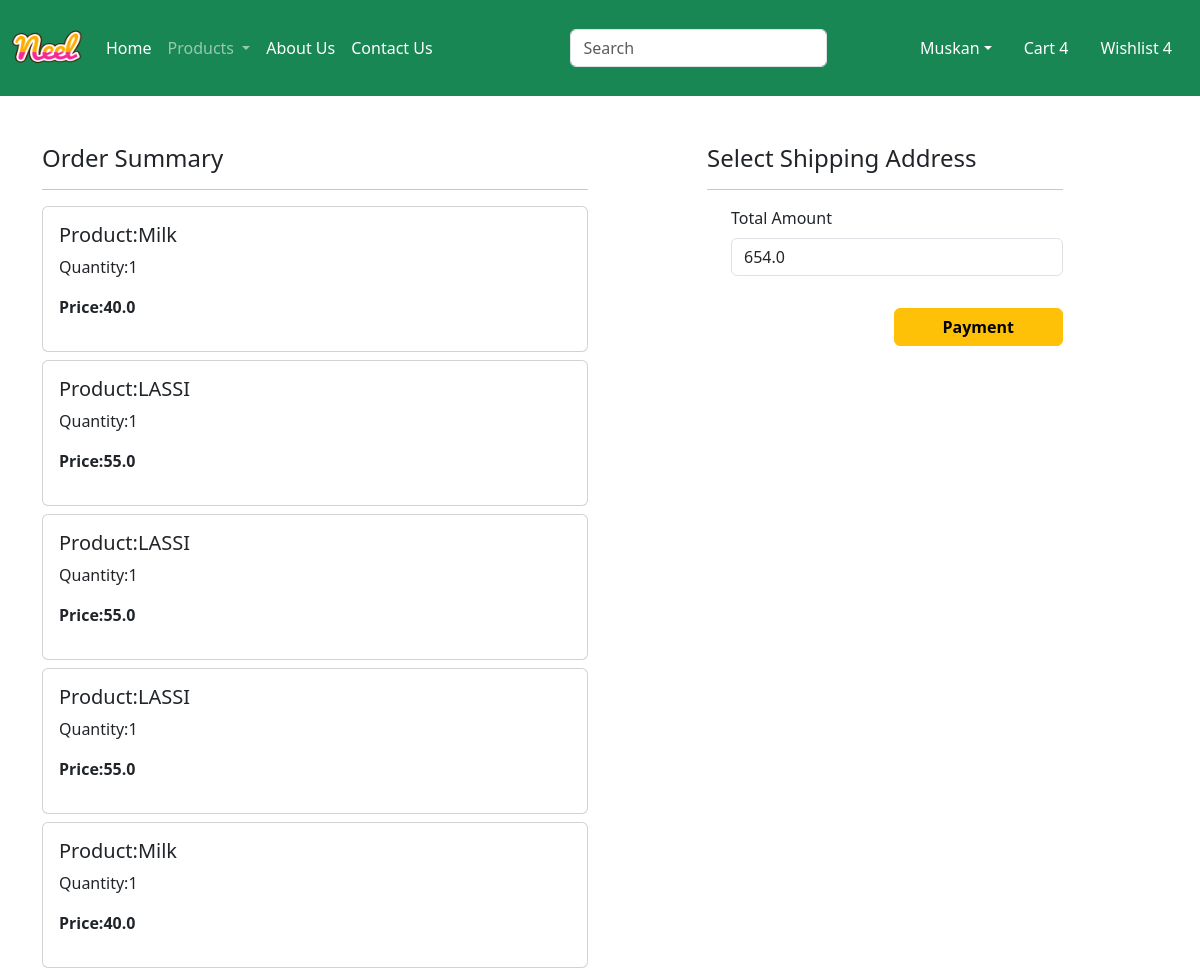
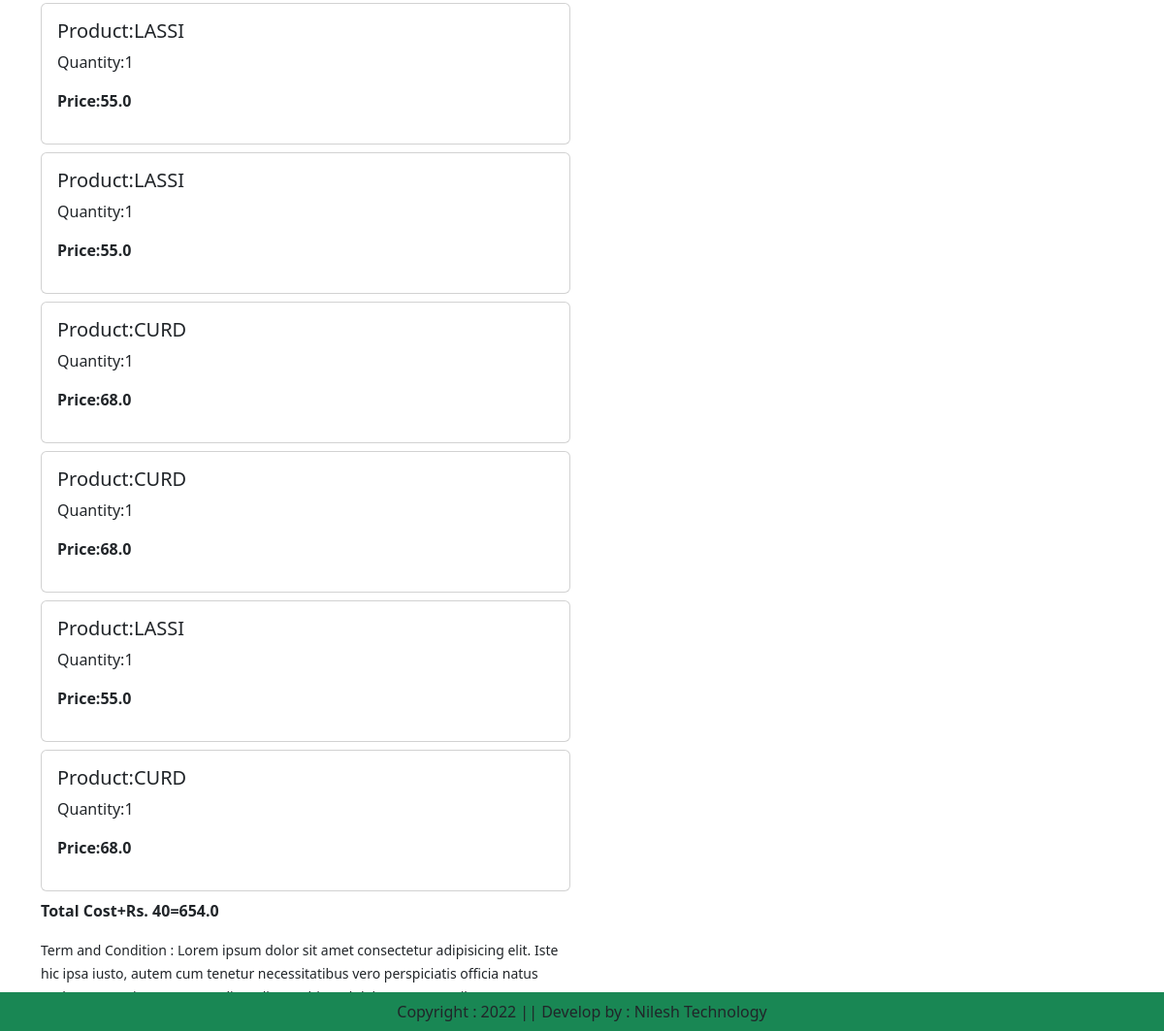
/checkout/ (signed in), run on an earlier commit of the app's database (2 pictures, top to bottom).
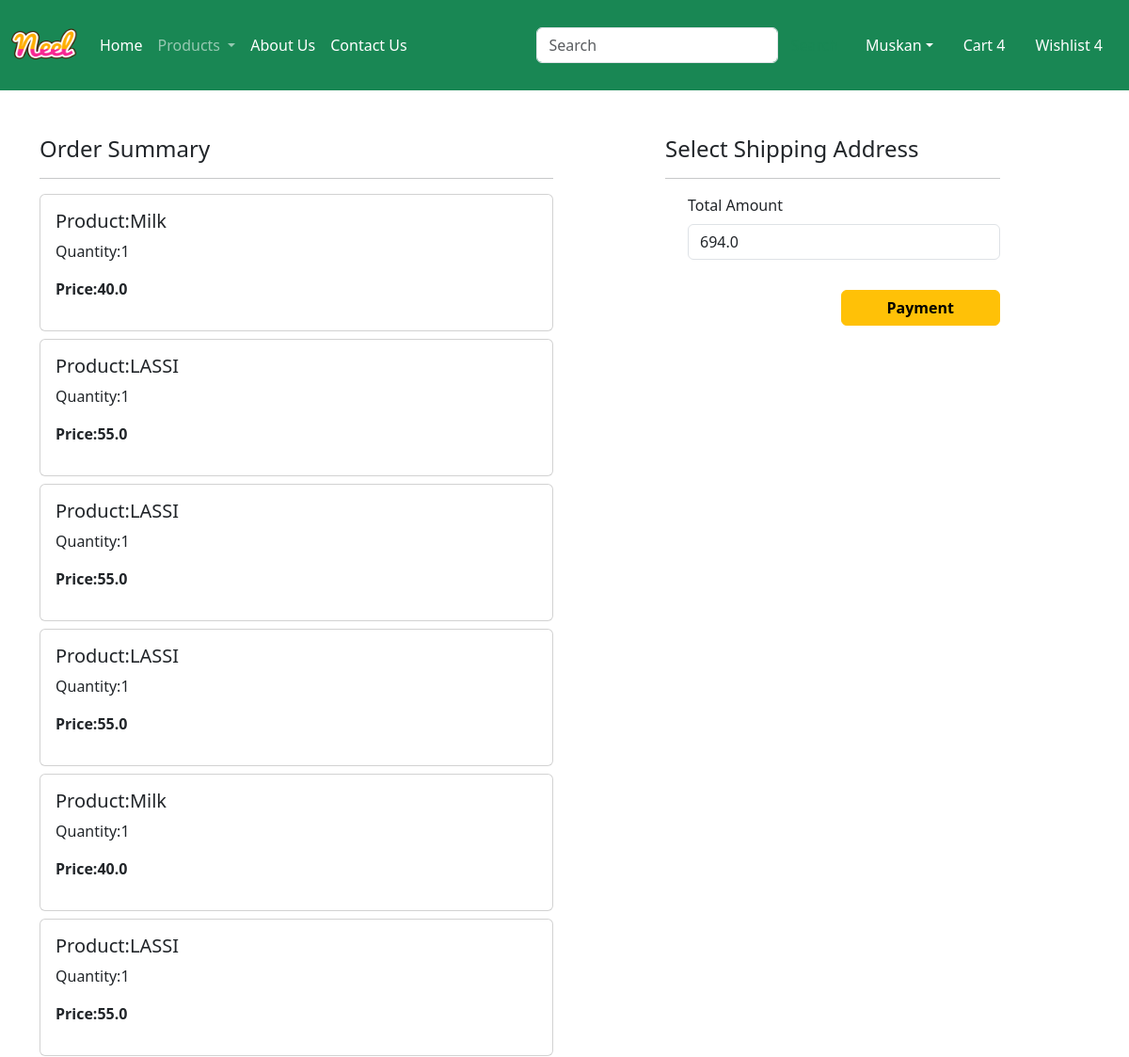
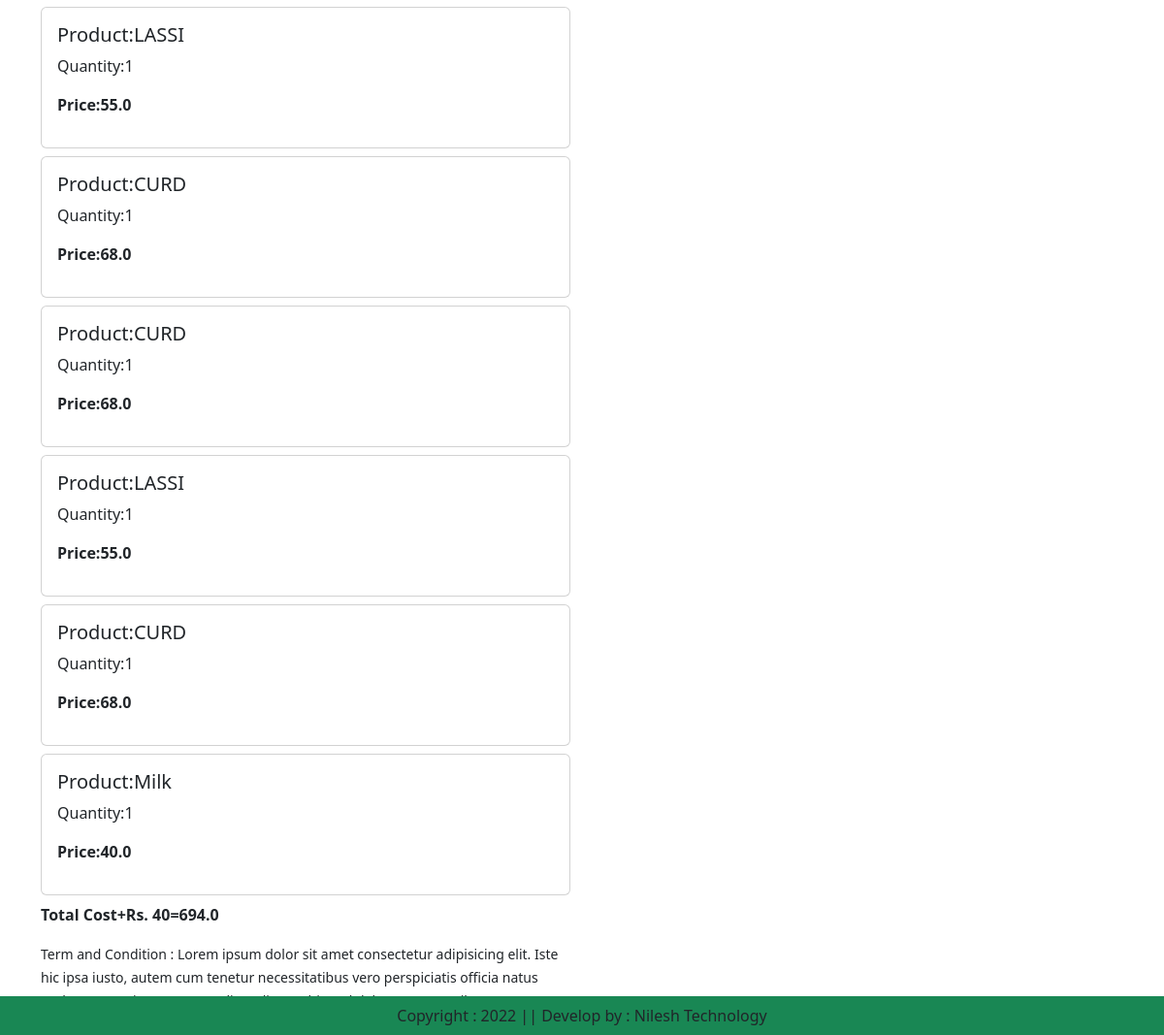
And on a later commit of the database (2 pictures, top to bottom).
### app/models.py (models this page shows, shortened)
class Cart(models.Model):
    user=models.ForeignKey(User,on_delete=models.CASCADE)
    product=models.ForeignKey(Product,on_delete=models.CASCADE)
    quantity=models.PositiveIntegerField(default=1)

class Product(models.Model):
    title=models.CharField(max_length=100)
    selling_price=models.FloatField()
    discounted_price=models.FloatField()
    description=models.TextField()
    composition=models.TextField(default='')
    prodapp=models.TextField(default='')
    category=models.CharField(choices=CATEGORY_CHOICES,max_length=2)
    product_image=models.ImageField(upload_to='product')

### app/views.py (the view)
# urls.py: path('checkout/',views.checkout.as_view(),name='checkout'),
class checkout(View):
    def get(self,request):
        user=request.user
        add=Customer.objects.filter(user=user)
        cart_items=Cart.objects.filter(user=user)
        famount=0
        for p in cart_items:
            value=p.quantity * p.product.discounted_price
            famount=famount+value
        totalamount=famount+40
        return render(request,'app/checkout.html',locals())

### app/templates/app/checkout.html (shortened to what this page needs)
{% extends "app/base.html" %}
{% load static%}
{% block main-content %}
<div class="container">
<div class="row mt-5">
    <div class="col-sm-6">
        <h4>Order Summary</h4>
        <hr>
        {% for item in cart_items %}
            <div class="card mb-2">
                <div class="card-body">
                    <h5>Product:{{item.product.title}}</h5>
                    <p>Quantity:{{item.quantity}}</p>
                    <p class="fw-bold">Price:{{item.product.discounted_price}}</p>
                </div>
            </div>
        {% endfor %}
        <p class="fw-bold">Total Cost+Rs. 40={{totalamount}}</p>
        <small>Term and Condition : Lorem ipsum dolor sit amet consectetur adipisicing elit. Iste hic ipsa iusto, autem cum tenetur necessitatibus vero perspiciatis officia natus unde excepturi. Aspernatur eligendi cum, hic sed delectus temporibus exercitationem.</small>
        </div>
        <div class="col-sm-4 offset-sm-1">
            <h4>Select Shipping Address</h4>
            <hr>
            <form method="post" id="myform">
                    <div class="form-check mb-3">
                        <label for="totalamount" class="form-label">Total Amount</label>
                        <input type="number" class="form-control" name='totalamount' value={{totalamount}} readonly>
                    </div>
                    <div class="text-end">
                        <button id="rzp-button1" type="submit" class="btn btn-warning mt-3 px-5 fw-bold">Payment</button>
                    </div>
            </form>
        </div>
    </div>
</div>
{% endblock main-content %}

What changed in the data, as far as the page shows it:
added Cart: product "Milk", quantity "1", product.discounted_price "40.0"
Also different on the page:
{{ totalamount }}: "654.0" → "694.0"
form field totalamount: "654.0" → "694.0"
